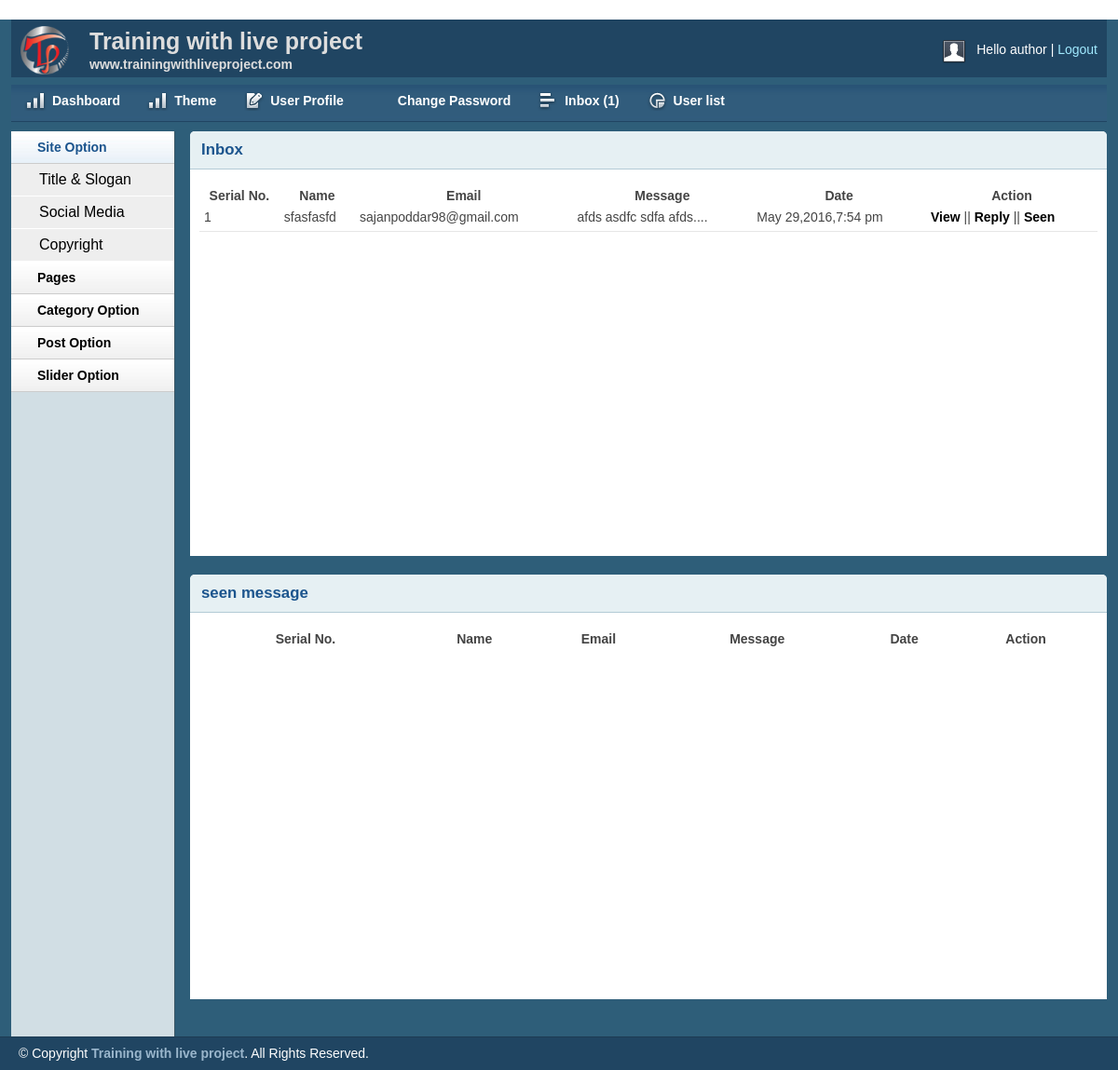
Screenshot of /admin/inbox.php (signed in) with the database file from the repository.
### tables this page shows
CREATE TABLE IF NOT EXISTS `tbl_contact` (
  `id` int(11) NOT NULL AUTO_INCREMENT,
  `firstname` varchar(100) NOT NULL,
  `lastname` varchar(100) NOT NULL,
  `email` varchar(255) NOT NULL,
  `body` text NOT NULL,
  `status` int(11) NOT NULL DEFAULT '0',
  `date` timestamp NOT NULL DEFAULT CURRENT_TIMESTAMP,
  PRIMARY KEY (`id`)
);

### lib/Database.php (called while the page is built, shortened)
<?php
Class Database {
    public $host = DB_HOST;
    public $user = DB_USER;
    public $pass = DB_PASS;
    public $dbname = DB_NAME;
    public $link;
    private function connectDB() {
        $this->link = new mysqli($this->host, $this->user, $this->pass, $this->dbname);
    }
    public function select($query) {
        $result = $this->link->query($query) or die($this->link->error . __LINE__);
        if ($result->num_rows > 0) {
            return $result;
        } else {
            return false;
        }
    }
}

### helpers/format.php (called while the page is built, shortened)
<?php
class format {
    public function formatedate($date) {
        return date('F j,Y,g:i a', strtotime($date));
    }
    public function textshorten($text, $limit = 300) {
        $text = $text . '';
        $text = substr($text, 0, $limit);
        $text = substr($text, 0, strrpos($text, ' '));
        $text = $text . '....';
        return $text;
    }
}

### admin/inbox.php (the view, shortened to what this page needs)
<?php include 'inc/header.php'; ?>
<?php include 'inc/sidebar.php'; ?>
<div class="grid_10">
    <div class="box round first grid">
        <h2>Inbox</h2>
        <div class="block">
            <table class="data display datatable" id="example">
                <thead>
                    <tr>
                        <th>Serial No.</th>
                        <th>Name</th>
                        <th>Email</th>
                        <th>Message</th>
                        <th>Date</th>
                        <th>Action</th>
                    </tr>
                </thead>
                <tbody>
                    <?php
                    $query = "select * from tbl_contact where status='0' order by id desc";
                    $msg = $db->select($query);
                    if ($msg) {
                        $i = 0;
                        while ($result = $msg->fetch_assoc()) {
                            $i++;
                            ?>
                            <tr class="odd gradeX">
                                <td><?php echo $i; ?></td>
                                <td><?php echo $result['firstname'] . '' . $result['lastname']; ?></td>
                                <td><?php echo $result['email'] ?></td>
                                <td><?php echo $fm->textshorten($result['body'], 30) ?></td>
                                <td><?php echo $fm->formatedate($result['date']) ?></td>
                                <td><a href="viewmsg.php?msgid=<?php echo $result['id'] ?>">View</a> ||
                                    <a href="replymsg.php?msgid=<?php echo $result['id'] ?>">Reply</a> ||
                                    <a onclick="return confirm('are you sure to move ?')" href="?msgid=<?php echo $result['id'] ?>">Seen</a>
                                </td>
                            </tr>
                        <?php
                        }
                    }
                    ?>
                </tbody>
            </table>
        </div>
    </div>
    <div class="box round first grid">
        <h2>seen message</h2>
        <div class="block">
            <table class="data display datatable" id="example">
                <thead>
                    <tr>
                        <th>Serial No.</th>
                        <th>Name</th>
                        <th>Email</th>
                        <th>Message</th>
                        <th>Date</th>
                        <th>Action</th>
                    </tr>
                </thead>
            </table>
        </div>
    </div>
</div>
<?php include 'inc/footer.php'; ?>

### admin/css/text.css (style rules this page uses)
body { font: 13px/1.5 Tahoma, Helvetica, Arial, 'Liberation Sans', FreeSans, sans-serif; }
h2 { font-size: 23px; }
p, dl, hr, h1, h2, h3, h4, h5, h6, ol, ul, pre, table, address, fieldset { margin-bottom: 20px; }

### admin/css/grid.css (style rules this page uses)
.grid_1, .grid_2, .grid_3, .grid_4, .grid_5, .grid_6, .grid_7, .grid_8, .grid_9, .grid_10, .grid_11, .grid_12, .grid_13, .grid_14, .grid_15, .grid_16 { display: inline; float: left; margin-left: 1%; margin-right: 1%; }
.container_12 .grid_10 { width: 81.333%; }

### admin/css/layout.css (style rules this page uses)
body { background: #fff none repeat scroll 0 0; color: #444; font-size: 14px; padding: 0; }
a { color: #000; font-weight:bold; text-decoration: none; }
h1, h2, h3, h4, h5, h6 { line-height:1.2em; margin-bottom:.3em; }
h2 { margin-top:1em; }
.box { background:#fff; margin-bottom:20px; padding:10px 10px 10px 10px; margin-left:-8px; }
.box.grid { padding-bottom:40px; }
.box.round { -moz-border-radius: 5px 5px 0px 0px; -webkit-border-radius: 5px 5px 0px 0px; border-radius: 5px 5px 0px 0px; }
.box h2 { font-size:1.2em; font-weight:bold; color:#1B548D; background:#E6F0F3; margin:-10px -10px 0 -10px; padding:10px 12px; border-bottom:1px solid #B3CBD6; -moz-border-radius: 5px 5px 0px 0px; -webkit-border-radius: 5px 5px 0px 0px; border-radius: 5px 5px 0px 0px; }
.box.first { min-height: 406px; }
.block { padding-top:20px; }
.block { padding-bottom:1px; }
table.display { margin: 0 auto; clear: both; width: 100%; }
tr.odd { height: 30px; line-height: 30px; border-bottom:1px solid #e6e6e6; }
tr.odd td, tr.even td { padding-left:5px; }

### rows the page displays
tbl_contact: firstname "sfasf", lastname "asfd", email "sajanpoddar98@gmail.com", body "afds asdfc sdfa afds....", date "May 29,2016,7:54 pm"

### other values shown
Session::get('username') "author"
$count "1"
